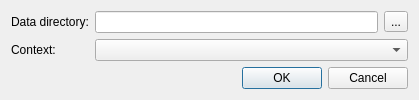
<?xml version="1.0" encoding="UTF-8"?>
<ui version="4.0">
 <class>ProjectSettingsDialog</class>
 <widget class="QDialog" name="ProjectSettingsDialog">
  <property name="geometry">
   <rect>
    <x>0</x>
    <y>0</y>
    <width>419</width>
    <height>93</height>
   </rect>
  </property>
  <property name="windowTitle">
   <string>Project settings</string>
  </property>
  <property name="windowIcon">
   <iconset resource="../landscape_editor/landscape_editor.qrc">
    <normaloff>:/icons/ic_nel_landscape_settings.png</normaloff>:/icons/ic_nel_landscape_settings.png</iconset>
  </property>
  <layout class="QGridLayout" name="gridLayout">
   <item row="0" column="0">
    <widget class="QLabel" name="label">
     <property name="text">
      <string>Data directory:</string>
     </property>
     <property name="buddy">
      <cstring>pathLineEdit</cstring>
     </property>
    </widget>
   </item>
   <item row="0" column="1">
    <widget class="QLineEdit" name="pathLineEdit"/>
   </item>
   <item row="0" column="2">
    <widget class="QToolButton" name="selectPathButton">
     <property name="text">
      <string>...</string>
     </property>
    </widget>
   </item>
   <item row="1" column="0">
    <widget class="QLabel" name="label_2">
     <property name="text">
      <string>Context:</string>
     </property>
     <property name="buddy">
      <cstring>contextComboBox</cstring>
     </property>
    </widget>
   </item>
   <item row="1" column="1" colspan="2">
    <widget class="QComboBox" name="contextComboBox"/>
   </item>
   <item row="2" column="0" colspan="3">
    <widget class="QDialogButtonBox" name="buttonBox">
     <property name="orientation">
      <enum>Qt::Horizontal</enum>
     </property>
     <property name="standardButtons">
      <set>QDialogButtonBox::Cancel|QDialogButtonBox::Ok</set>
     </property>
    </widget>
   </item>
  </layout>
 </widget>
 <resources>
  <include location="../landscape_editor/landscape_editor.qrc"/>
 </resources>
 <connections>
  <connection>
   <sender>buttonBox</sender>
   <signal>accepted()</signal>
   <receiver>ProjectSettingsDialog</receiver>
   <slot>accept()</slot>
   <hints>
    <hint type="sourcelabel">
     <x>257</x>
     <y>83</y>
    </hint>
    <hint type="destinationlabel">
     <x>157</x>
     <y>274</y>
    </hint>
   </hints>
  </connection>
  <connection>
   <sender>buttonBox</sender>
   <signal>rejected()</signal>
   <receiver>ProjectSettingsDialog</receiver>
   <slot>reject()</slot>
   <hints>
    <hint type="sourcelabel">
     <x>325</x>
     <y>83</y>
    </hint>
    <hint type="destinationlabel">
     <x>286</x>
     <y>274</y>
    </hint>
   </hints>
  </connection>
 </connections>
</ui>
